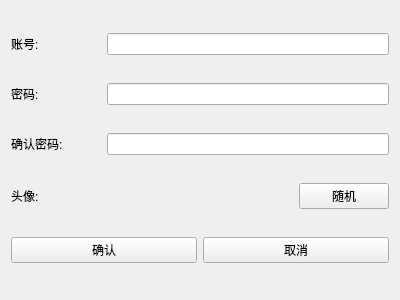
<?xml version="1.0" encoding="UTF-8"?>
<ui version="4.0">
 <class>managerregister</class>
 <widget class="QWidget" name="managerregister">
  <property name="geometry">
   <rect>
    <x>0</x>
    <y>0</y>
    <width>400</width>
    <height>300</height>
   </rect>
  </property>
  <property name="windowTitle">
   <string>超市商品管理系统-员工账号注册</string>
  </property>
  <property name="windowIcon">
   <iconset resource="src.qrc">
    <normaloff>:/img1/img/winIcon.jpg</normaloff>:/img1/img/winIcon.jpg</iconset>
  </property>
  <layout class="QGridLayout" name="gridLayout">
   <item row="0" column="0">
    <widget class="QLabel" name="label">
     <property name="text">
      <string>账号:</string>
     </property>
    </widget>
   </item>
   <item row="0" column="1" colspan="3">
    <widget class="QLineEdit" name="id_line"/>
   </item>
   <item row="1" column="0">
    <widget class="QLabel" name="label_2">
     <property name="text">
      <string>密码:</string>
     </property>
    </widget>
   </item>
   <item row="1" column="1" colspan="3">
    <widget class="QLineEdit" name="pwd_line">
     <property name="echoMode">
      <enum>QLineEdit::Password</enum>
     </property>
    </widget>
   </item>
   <item row="2" column="0">
    <widget class="QLabel" name="label_3">
     <property name="text">
      <string>确认密码:</string>
     </property>
    </widget>
   </item>
   <item row="2" column="1" colspan="3">
    <widget class="QLineEdit" name="pwd_line_2">
     <property name="echoMode">
      <enum>QLineEdit::Password</enum>
     </property>
    </widget>
   </item>
   <item row="3" column="0">
    <widget class="QLabel" name="label_4">
     <property name="text">
      <string>头像:</string>
     </property>
    </widget>
   </item>
   <item row="3" column="3">
    <widget class="QPushButton" name="rand_btn">
     <property name="text">
      <string>随机</string>
     </property>
    </widget>
   </item>
   <item row="4" column="0" colspan="2">
    <widget class="QPushButton" name="ok_btn">
     <property name="text">
      <string>确认</string>
     </property>
    </widget>
   </item>
   <item row="4" column="2" colspan="2">
    <widget class="QPushButton" name="cancel_btn">
     <property name="text">
      <string>取消</string>
     </property>
    </widget>
   </item>
   <item row="3" column="1" colspan="2">
    <widget class="QLabel" name="label_img">
     <property name="text">
      <string/>
     </property>
    </widget>
   </item>
  </layout>
 </widget>
 <resources>
  <include location="src.qrc"/>
 </resources>
 <connections/>
</ui>
